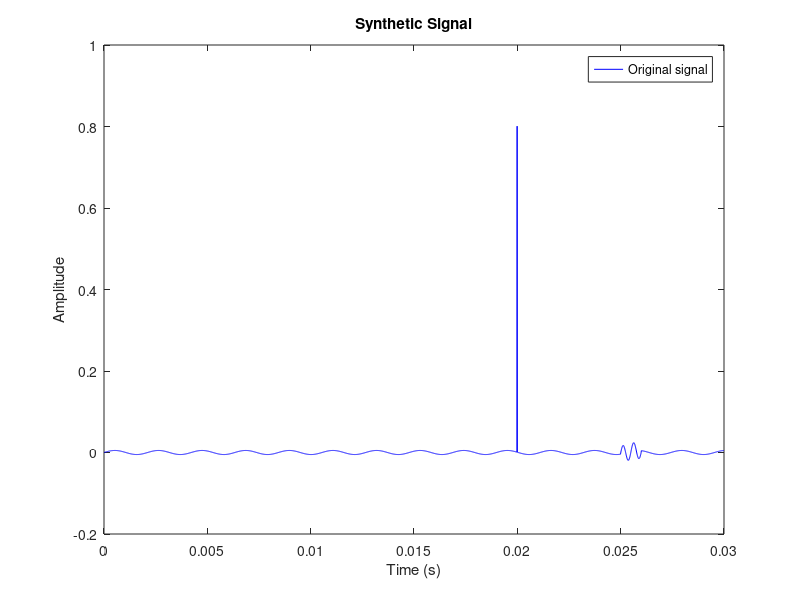
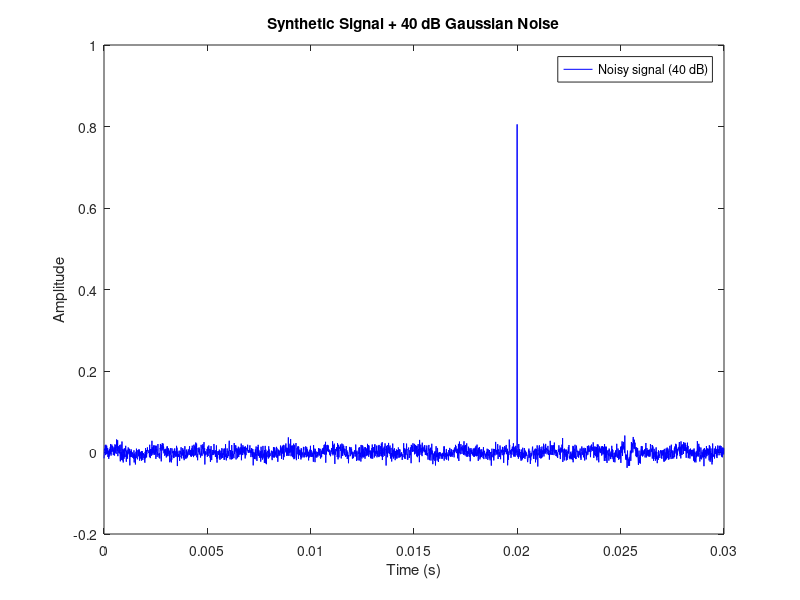

These figures' MATLAB source, in order:
%% 参数设置
N  = 3000;        % 样本数
Ts = 1e-5;        % 采样周期
t  = (0:N-1) * Ts; % 时间向量

%% ------------------------
%  x1(t) = 5e-3 * sin( 2πt / (211*1e-5) )
%  周期 T1 = 211 * 1e-5
%% ------------------------
T1 = 211 * 1e-5;
x1 = 5e-3 * sin( 2*pi * t / T1 );

%% ------------------------
%  x2(t) = 0.8  (t = 2000*1e-5)    → 即对应样本 index = 2000
%          0    其他
%% ------------------------
x2 = zeros(size(t));
idx2 = round(2000);   % t = 2000*1e-5 对应第2000个样本
x2(idx2) = 0.8;

%% ------------------------
%  x3(t) = 2e-2*sin(2πt/(51*1e-5))   2500*1e-5 < t ≤ 2600*1e-5
%          0                       其他
%% ------------------------
x3 = zeros(size(t));
T3 = 51 * 1e-5;

start3 = round(2500);  % 对应样本区间 (2500, 2600]
end3   = round(2600);

x3(start3+1:end3) = 2e-2 * sin( 2*pi * t(start3+1:end3) / T3 );

%% 合成信号
x = x1 + x2 + x3;

%% ------------------------
% 添加 40 dB 高斯白噪声
%% ------------------------
% 逐样本 SNR = 40 dB
x_noisy = awgn(x, 40);

%% 绘图

figure(1);
plot(t, x, 'b'); hold on;
% plot(t, x, 'b');
legend('Original signal');
xlabel('Time (s)');
ylabel('Amplitude');
title('Synthetic Signal');


figure(2);
plot(t, x_noisy, 'b'); hold on;
% plot(t, x, 'b');
legend('Noisy signal (40 dB)');
xlabel('Time (s)');
ylabel('Amplitude');
title('Synthetic Signal + 40 dB Gaussian Noise');
